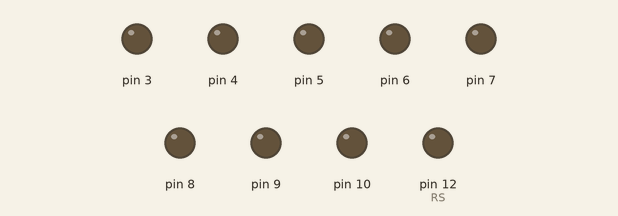
This sketch was run on a simulated Arduino Uno, built with avr-gcc and run on an emulated ATmega328P. On the bench: output pins drawn as LEDs (lit = HIGH). Random numbers use the default seed unless the sketch sets one; pins used as bus, display or sensor lines are not drawn.

Above: at 0.1 s.
At 4.4 s:
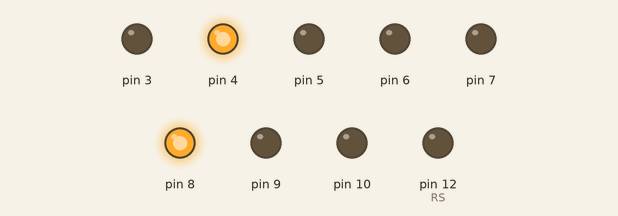
At 8.8 s:
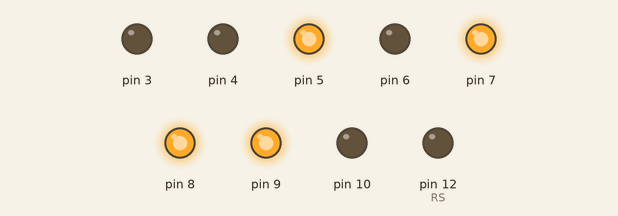
At 18.7 s:
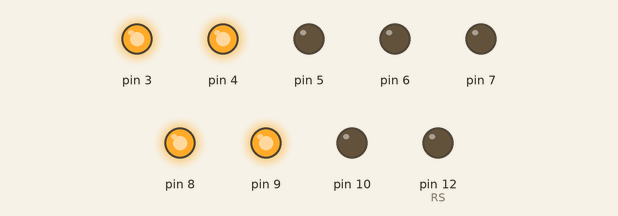
At 28.6 s:
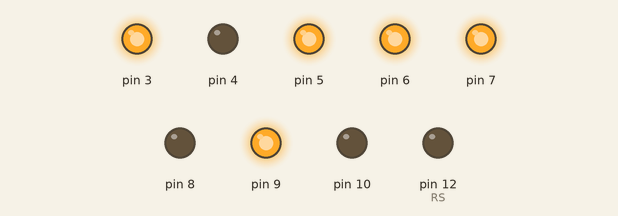
At 38.5 s:
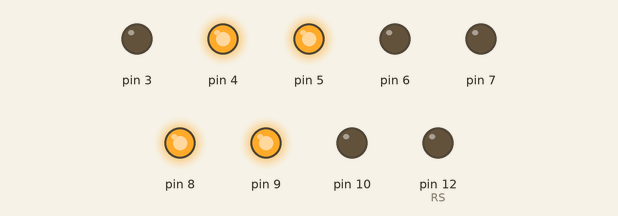
Timing chart, 0 to 40.0 s (numbered marks = the images above):
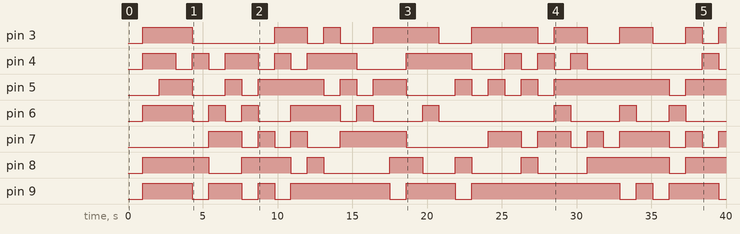

Measured:
- by itself, pin 3: LOW → HIGH at 1.0 s, → LOW 3.3 s later, → HIGH 5.5 s later, → LOW 2.2 s later, … (17 changes in this stretch)
- by itself, pin 4: LOW → HIGH at 1.0 s, → LOW 2.2 s later, → HIGH 1.1 s later, → LOW 1.1 s later, … (20 changes in this stretch)
- by itself, pin 5: LOW → HIGH at 2.1 s, → LOW 2.2 s later, → HIGH 2.2 s later, → LOW 1.1 s later, … (19 changes in this stretch)
- by itself, pin 6: LOW → HIGH at 1.0 s, → LOW 3.3 s later, → HIGH 1.1 s later, → LOW 1.1 s later, … (18 changes in this stretch)
- by itself, pin 7: LOW → HIGH at 5.4 s, → LOW 2.2 s later, → HIGH 1.1 s later, → LOW 1.1 s later, … (19 changes in this stretch)
- by itself, pin 8: LOW → HIGH at 1.0 s, → LOW 4.4 s later, → HIGH 2.2 s later, → LOW 3.3 s later, … (15 changes in this stretch)
- by itself, pin 9: LOW → HIGH at 1.0 s, → LOW 3.3 s later, → HIGH 1.1 s later, → LOW 2.2 s later, … (16 changes in this stretch)

The sketch:

composite-pal-adapter-test.ino
```cpp
// (licence header left out)
const byte CLK = 11;   // output active low
const byte RS = 12;   // output low = DATA register, high = COMMAND register
const byte BUSY = 13;   // Input, Active low
// DATA BUS (Output, active high): 3, 4, 5, 6, 7, 8, 9, 10;

void setup() {
  DDRD = DDRD | B11111000; // Port D (arduino pins 3 to 7) is output. In or to preserve serial pins and interrupt pin
  DDRB = B00000111; // Port B (0,1,2) = pins 8,9,10 output
  pinMode(CLK, OUTPUT);
  pinMode(RS, OUTPUT);
  pinMode(BUSY, INPUT);

  digitalWrite(CLK, HIGH);  // Inactive clock
}

void loop() {
  delay(1000);
  send();
}

void send() {
    // Random char
    char c = random(32, 126);
    // Wait for BUSY to become inactive (HIGH)
    //while(digitalRead(BUSY) == LOW) {}

    // Split byte to two parts and write to ports
    PORTD = c << 3;
    PORTB = c >> 5;

    // Clock pulse
    digitalWrite(CLK, LOW);
    delay(100);
    digitalWrite(CLK, HIGH);
}
```
